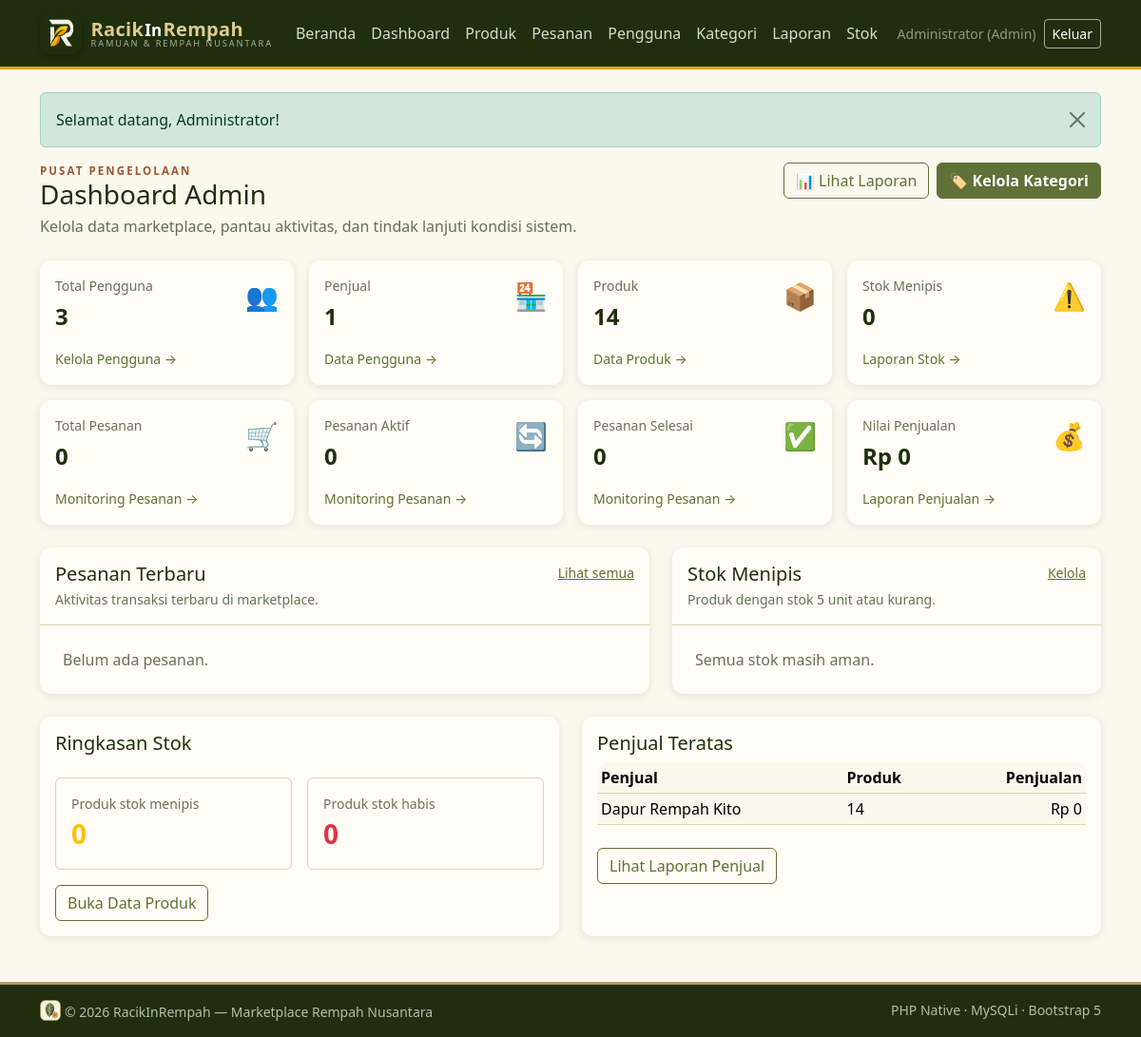
Page /admin/dashboard.php (signed in) on the committed database.
### tables this page shows
CREATE TABLE users (
  id_user    INT UNSIGNED NOT NULL AUTO_INCREMENT,
  nama       VARCHAR(100) NOT NULL,
  email      VARCHAR(120) NOT NULL,
  password   VARCHAR(255) NOT NULL,
  role       ENUM('admin','penjual','pembeli') NOT NULL DEFAULT 'pembeli',
  alamat     TEXT NULL,
  no_hp      VARCHAR(20) NULL,
  created_at TIMESTAMP NOT NULL DEFAULT CURRENT_TIMESTAMP,
  PRIMARY KEY (id_user),
  UNIQUE KEY uq_users_email (email)
);

### includes/init.php (called while the page is built, shortened)
<?php
function e(mixed $value): string
{
    return htmlspecialchars((string) $value, ENT_QUOTES | ENT_SUBSTITUTE, 'UTF-8');
}
function query(mysqli $db, string $sql, string $types = '', array $params = []): mysqli_stmt
{
    $stmt = $db->prepare($sql);
    $stmt->execute();
    return $stmt;
}
function rows(mysqli $db, string $sql, string $types = '', array $params = []): array
{
    $stmt = query($db, $sql, $types, $params);
    $result = $stmt->get_result();
    $data = $result->fetch_all(MYSQLI_ASSOC);
    return $data;
}
function row(mysqli $db, string $sql, string $types = '', array $params = []): ?array
{
    $stmt = query($db, $sql, $types, $params);
    $result = $stmt->get_result();
    $data = $result->fetch_assoc() ?: null;
    return $data;
}
function rupiah(mixed $nominal): string
{
    return 'Rp ' . number_format((float) $nominal, 0, ',', '.');
}

### admin/dashboard.php (the view, shortened to what this page needs)
<?php
require __DIR__ . '/../includes/init.php';
$totalPengguna = (int) (row($db, 'SELECT COUNT(*) AS n FROM users')['n'] ?? 0);
$totalPenjual = (int) (row($db, "SELECT COUNT(*) AS n FROM users WHERE role = 'penjual'")['n'] ?? 0);
$totalProduk = (int) (row($db, 'SELECT COUNT(*) AS n FROM produk')['n'] ?? 0);
$stokMenipis = (int) (row($db, 'SELECT COUNT(*) AS n FROM produk WHERE stok <= 5')['n'] ?? 0);
$stokHabis = (int) (row($db, 'SELECT COUNT(*) AS n FROM produk WHERE stok = 0')['n'] ?? 0);
$totalPesanan = (int) (row($db, 'SELECT COUNT(*) AS n FROM pesanan')['n'] ?? 0);
$pesananAktif = (int) (row($db, "SELECT COUNT(*) AS n FROM pesanan WHERE status NOT IN ('selesai','batal')")['n'] ?? 0);
$pesananSelesai = (int) (row($db, "SELECT COUNT(*) AS n FROM pesanan WHERE status = 'selesai'")['n'] ?? 0);
$totalPenjualan = (float) (row($db, "SELECT COALESCE(SUM(total),0) AS n FROM pesanan WHERE status <> 'batal'")['n'] ?? 0);
$pesananTerbaru = rows($db, 'SELECT ps.id_pesanan, ps.kode_pesanan, ps.total, ps.status, ps.tanggal, u.nama AS pembeli FROM pesanan ps JOIN users u ON u.id_user = ps.id_user ORDER BY ps.id_pesanan DESC LIMIT 8');
$stokTerendah = rows($db, 'SELECT p.id_produk, p.nama_produk, p.stok, u.nama AS nama_penjual FROM produk p JOIN users u ON u.id_user = p.id_penjual WHERE p.stok <= 5 ORDER BY p.stok ASC, p.nama_produk ASC LIMIT 8');
$penjualTeratas = rows($db, "SELECT u.id_user, u.nama, COUNT(DISTINCT p.id_produk) AS produk, COALESCE(SUM(d.subtotal),0) AS nilai_penjualan FROM users u LEFT JOIN produk p ON p.id_penjual = u.id_user LEFT JOIN detail_pesanan d ON d.id_produk = p.id_produk LEFT JOIN pesanan ps ON ps.id_pesanan = d.id_pesanan AND ps.status <> 'batal' WHERE u.role = 'penjual' GROUP BY u.id_user, u.nama ORDER BY nilai_penjualan DESC, produk DESC LIMIT 5");
include __DIR__ . '/../includes/header.php';
?>
<div class="d-flex justify-content-between align-items-start flex-wrap gap-2 mb-4">
    <div><div class="eyebrow">Pusat Pengelolaan</div><h1 class="h3 mb-1">Dashboard Admin</h1><p class="text-muted mb-0">Kelola data marketplace, pantau aktivitas, dan tindak lanjuti kondisi sistem.</p></div>
    <div class="d-flex gap-2"><a href="<?= BASE_URL ?>/admin/laporan.php" class="btn btn-outline-primary">📊 Lihat Laporan</a><a href="<?= BASE_URL ?>/admin/kategori.php" class="btn btn-brand">🏷️ Kelola Kategori</a></div>
</div>
<div class="row g-3 mb-4">
<?php $cards = [
 ['Total Pengguna',$totalPengguna,'👥','Kelola Pengguna','admin/pengguna.php','primary'],
 ['Penjual',$totalPenjual,'🏪','Data Pengguna','admin/pengguna.php','success'],
 ['Produk',$totalProduk,'📦','Data Produk','admin/produk.php','info'],
 ['Stok Menipis',$stokMenipis,'⚠️','Laporan Stok','admin/laporan_stok.php','warning'],
 ['Total Pesanan',$totalPesanan,'🛒','Monitoring Pesanan','admin/pesanan.php','primary'],
 ['Pesanan Aktif',$pesananAktif,'🔄','Monitoring Pesanan','admin/pesanan.php','info'],
 ['Pesanan Selesai',$pesananSelesai,'✅','Monitoring Pesanan','admin/pesanan.php','success'],
 ['Nilai Penjualan',$totalPenjualan,'💰','Laporan Penjualan','admin/laporan.php?jenis=penjualan','warning'],
]; foreach ($cards as [$label,$value,$icon,$linkText,$link,$tone]): ?>
<div class="col-6 col-xl-3"><div class="card border-0 shadow-sm h-100"><div class="card-body"><div class="d-flex justify-content-between align-items-start"><div><div class="small text-muted"><?= e($label) ?></div><div class="fs-4 fw-bold mt-1"><?= $label === 'Nilai Penjualan' ? rupiah($value) : number_format((int)$value,0,',','.') ?></div></div><span class="fs-3"><?= $icon ?></span></div><a class="small text-decoration-none d-inline-block mt-3" href="<?= BASE_URL ?>/<?= e($link) ?>"><?= e($linkText) ?> →</a></div></div></div>
<?php endforeach; ?>
</div>
<div class="row g-4">
<div class="col-lg-7"><div class="card border-0 shadow-sm h-100"><div class="card-body p-0"><div class="p-3 border-bottom d-flex justify-content-between"><div><h2 class="h5 mb-1">Pesanan Terbaru</h2><div class="small text-muted">Aktivitas transaksi terbaru di marketplace.</div></div><a class="small" href="<?= BASE_URL ?>/admin/pesanan.php">Lihat semua</a></div><?php if (!$pesananTerbaru): ?><div class="p-4 text-muted">Belum ada pesanan.</div><?php endif; ?></div></div></div>
<div class="col-lg-5"><div class="card border-0 shadow-sm h-100"><div class="card-body p-0"><div class="p-3 border-bottom d-flex justify-content-between"><div><h2 class="h5 mb-1">Stok Menipis</h2><div class="small text-muted">Produk dengan stok 5 unit atau kurang.</div></div><a class="small" href="<?= BASE_URL ?>/admin/laporan_stok.php">Kelola</a></div><?php if (!$stokTerendah): ?><div class="p-4 text-muted">Semua stok masih aman.</div><?php endif; ?></div></div></div>
<div class="col-lg-6"><div class="card border-0 shadow-sm h-100"><div class="card-body"><h2 class="h5">Ringkasan Stok</h2><div class="row g-3 mt-1"><div class="col-6"><div class="p-3 rounded border"><div class="small text-muted">Produk stok menipis</div><div class="fs-3 fw-bold text-warning"><?= $stokMenipis ?></div></div></div><div class="col-6"><div class="p-3 rounded border"><div class="small text-muted">Produk stok habis</div><div class="fs-3 fw-bold text-danger"><?= $stokHabis ?></div></div></div></div><a class="btn btn-outline-primary mt-3" href="<?= BASE_URL ?>/admin/produk.php">Buka Data Produk</a></div></div></div>
<div class="col-lg-6"><div class="card border-0 shadow-sm h-100"><div class="card-body"><h2 class="h5">Penjual Teratas</h2><?php if (!$penjualTeratas): ?><div class="text-muted">Belum ada data penjual.</div><?php else: ?><div class="table-responsive"><table class="table table-sm align-middle"><thead><tr><th>Penjual</th><th>Produk</th><th class="text-end">Penjualan</th></tr></thead><tbody><?php foreach ($penjualTeratas as $p): ?><tr><td><?= e($p['nama']) ?></td><td><?= (int)$p['produk'] ?></td><td class="text-end"><?= rupiah($p['nilai_penjualan']) ?></td></tr><?php endforeach; ?></tbody></table></div><?php endif; ?><a class="btn btn-outline-primary mt-2" href="<?= BASE_URL ?>/admin/laporan.php?jenis=penjual">Lihat Laporan Penjual</a></div></div></div>
</div>
<?php include __DIR__ . '/../includes/footer.php'; ?>

### assets/style.css (style rules this page uses)
:root { --jerami: #B99A5C; --vanila: #DFCB8F; --belukar: #5F7136; --lumut: #1F2F0E; --putih: #FBF8EE; --belukar-deep: #3d4f22; --vanila-soft: #EDE5C8; --garis: #DCD3B4; --belukar-dark: #4b5a2a; --jerami-hover: #cdb06f; --bs-body-bg: var(--putih); --bs-body-color: var(--lumut); --bs-secondary-color: rgba(31, 47, 14, .68); --bs-border-color: var(--garis); --bs-link-color: var(--belukar); --bs-link-hover-color: var(--lumut); }
body { background-color: var(--putih); color: var(--lumut); }
a { color: var(--belukar); }
.text-muted, .text-secondary { color: rgba(31, 47, 14, .68) !important; }
.btn-brand { background-color: var(--belukar); border-color: var(--belukar); color: #fff; font-weight: 600; }
.btn-outline-primary { --bs-btn-color: var(--belukar); --bs-btn-border-color: var(--belukar); --bs-btn-hover-bg: var(--belukar); --bs-btn-hover-color: #fff; --bs-btn-hover-border-color: var(--belukar); --bs-btn-active-bg: var(--belukar-dark); --bs-btn-active-color: #fff; --bs-btn-active-border-color: var(--belukar-dark); }
.card { --bs-card-bg: #fffdf6; --bs-card-border-color: var(--garis); }
.table { --bs-table-border-color: var(--garis); }
.shadow-sm { box-shadow: 0 2px 8px rgba(31, 47, 14, .10) !important; }
:root { --kunyit: #E3A21A; --kunyit-hover: #f0b438; --kayu-manis: #9C5A2E; --cabai: #B5382A; }
.card, .table-responsive, .promo-hint { border-radius: .75rem; }
.eyebrow { font-size: .72rem; font-weight: 700; letter-spacing: .18em; text-transform: uppercase; color: var(--kayu-manis); }

### rows in the picture
users: nama "Dapur Rempah Kito", produk "14", nilai_penjualan "Rp 0"

### other values in the picture
$u['nama'] "Administrator"
$u['role'] "Admin"
$pesan "Selamat datang, Administrator!"
$label "Total Pengguna"
$value "3"
$icon "👥"
$linkText "Kelola Pengguna"
$label "Penjual"
$value "1"
$icon "🏪"
$linkText "Data Pengguna"
$label "Produk"
$value "14"
$icon "📦"
$linkText "Data Produk"
